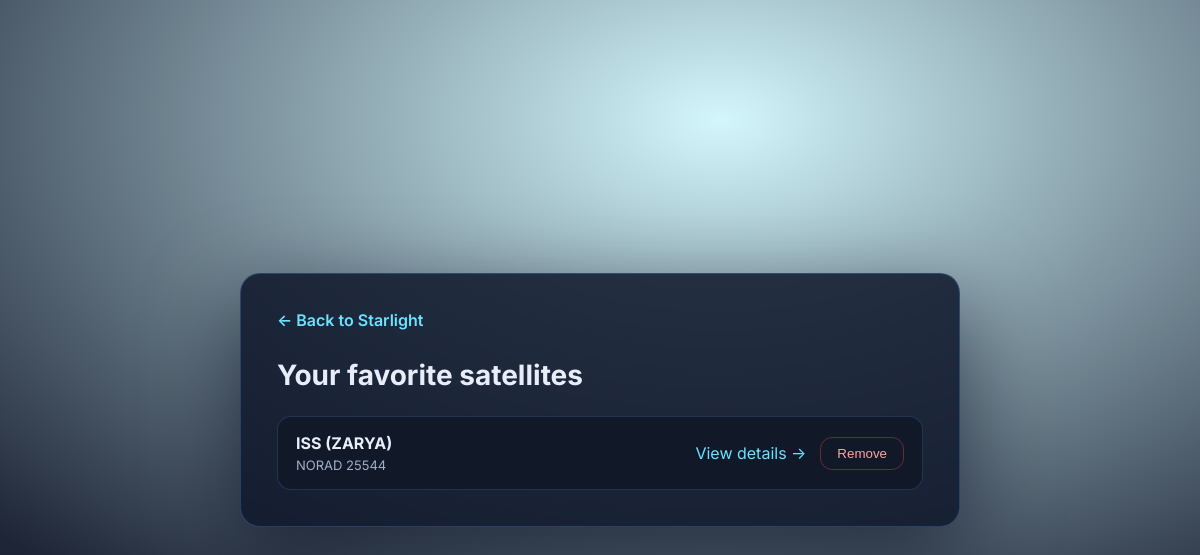
Before: /favorites/ (signed in) with the older database file.
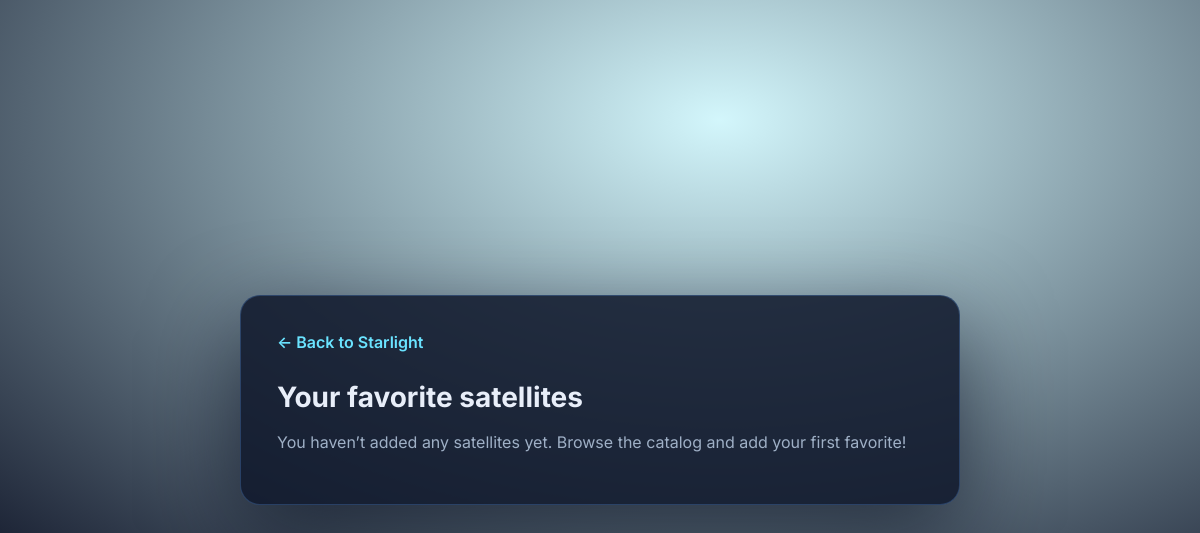
After: the same page with the newer database file.
### satellites/models.py (models this page shows, shortened)
class Favorite(models.Model):
    user = models.ForeignKey(settings.AUTH_USER_MODEL, on_delete=models.CASCADE, related_name="favorites") # link to user
    norad_id = models.PositiveIntegerField() # NORAD ID of the satellite
    name = models.CharField(max_length=128) # satellite name
    notes = models.TextField(blank=True) # user notes
    created_at = models.DateTimeField(auto_now_add=True) # timestamp of creation
    class Meta:
        ordering = ["-created_at"] # newest first
        unique_together = ("user", "norad_id") # unique per user

### satellites/views.py (the view)
# urls.py: path('favorites/', favorites_list, name='favorites'), # list of favorite satellites
@login_required
def favorites_list(request):
    favorites = request.user.favorites.all()
    return render(request, "favorites/list.html", {"favorites": favorites})

### templates/favorites/list.html (shortened to what this page needs)
{% extends "base.html" %}
{% block shell_extra_class %} favorites-shell{% endblock %}
{% block content %}
<div class="auth-card favorites-card">
  <h1>Your favorite satellites</h1>
  {% if favorites %}
    <ul class="favorites-list">
      {% for fav in favorites %}
        <li>
          <div>
            <strong>{{ fav.name }}</strong>
            <span class="favorites-meta">NORAD {{ fav.norad_id }}</span>
          </div>
          <div class="favorites-actions">
            <a class="link" href="{% url 'satellite-detail' fav.norad_id %}">View details →</a>
            <form action="{% url 'favorite-remove' fav.norad_id %}" method="post">
              <button type="submit" class="favorites-remove">Remove</button>
            </form>
          </div>
        </li>
      {% endfor %}
    </ul>
  {% else %}
    <p class="favorites-empty">You haven’t added any satellites yet. Browse the catalog and add your first favorite!</p>
  {% endif %}
</div>
{% endblock %}

Changed rows visible on the page:
removed Favorite: name "ISS (ZARYA)", norad_id "25544"
Other visible differences:
text now shown: "You haven’t added any satellites yet. Browse the catalog and add your first favorite!"
